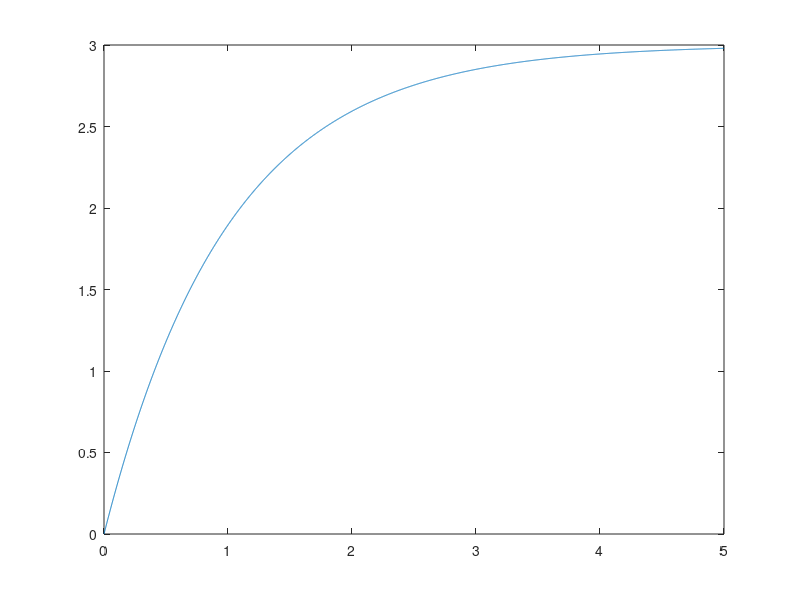

Here is the MATLAB script that generated this plot:
function test5
t=0:0.001:5;   
initial_x=0;
[t,x]=ode45(@rhs, t, initial_x);
plot(t,x)

function dxdt=rhs(t,x)
        dxdt = 3*exp(-t);
    	end
end
 